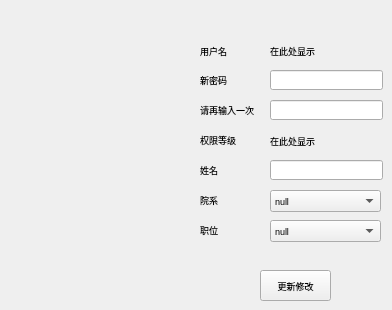
      <widget class="QWidget" name="tab_self">
       <attribute name="title">
        <string>个人信息管理</string>
       </attribute>
       <widget class="QLineEdit" name="lineEdit_self_password">
        <property name="geometry">
         <rect>
          <x>270</x>
          <y>70</y>
          <width>113</width>
          <height>20</height>
         </rect>
        </property>
        <property name="font">
         <font>
          <pointsize>7</pointsize>
         </font>
        </property>
        <property name="echoMode">
         <enum>QLineEdit::Password</enum>
        </property>
       </widget>
       <widget class="QLabel" name="label_38">
        <property name="geometry">
         <rect>
          <x>200</x>
          <y>40</y>
          <width>41</width>
          <height>21</height>
         </rect>
        </property>
        <property name="font">
         <font>
          <pointsize>7</pointsize>
         </font>
        </property>
        <property name="text">
         <string>用户名</string>
        </property>
       </widget>
       <widget class="QLabel" name="label_39">
        <property name="geometry">
         <rect>
          <x>200</x>
          <y>70</y>
          <width>41</width>
          <height>20</height>
         </rect>
        </property>
        <property name="font">
         <font>
          <pointsize>7</pointsize>
         </font>
        </property>
        <property name="text">
         <string>新密码</string>
        </property>
       </widget>
       <widget class="QLabel" name="label_40">
        <property name="geometry">
         <rect>
          <x>200</x>
          <y>100</y>
          <width>71</width>
          <height>20</height>
         </rect>
        </property>
        <property name="font">
         <font>
          <pointsize>7</pointsize>
         </font>
        </property>
        <property name="text">
         <string>请再输入一次</string>
        </property>
       </widget>
       <widget class="QLineEdit" name="lineEdit_self_password_2">
        <property name="geometry">
         <rect>
          <x>270</x>
          <y>100</y>
          <width>113</width>
          <height>20</height>
         </rect>
        </property>
        <property name="font">
         <font>
          <pointsize>7</pointsize>
         </font>
        </property>
        <property name="echoMode">
         <enum>QLineEdit::Password</enum>
        </property>
       </widget>
       <widget class="QLabel" name="label_53">
        <property name="geometry">
         <rect>
          <x>200</x>
          <y>130</y>
          <width>71</width>
          <height>20</height>
         </rect>
        </property>
        <property name="font">
         <font>
          <pointsize>7</pointsize>
         </font>
        </property>
        <property name="text">
         <string>权限等级</string>
        </property>
       </widget>
       <widget class="QLabel" name="label_54">
        <property name="geometry">
         <rect>
          <x>200</x>
          <y>190</y>
          <width>71</width>
          <height>20</height>
         </rect>
        </property>
        <property name="font">
         <font>
          <pointsize>7</pointsize>
         </font>
        </property>
        <property name="text">
         <string>院系</string>
        </property>
       </widget>
       <widget class="QComboBox" name="comboBox_self_school">
        <property name="geometry">
         <rect>
          <x>270</x>
          <y>190</y>
          <width>111</width>
          <height>22</height>
         </rect>
        </property>
        <property name="font">
         <font>
          <pointsize>7</pointsize>
         </font>
        </property>
        <item>
         <property name="text">
          <string>null</string>
         </property>
        </item>
        <item>
         <property name="text">
          <string>中国语言文学系</string>
         </property>
        </item>
        <item>
         <property name="text">
          <string>历史学系</string>
         </property>
        </item>
        <item>
         <property name="text">
          <string>哲学系</string>
         </property>
        </item>
        <item>
         <property name="text">
          <string>政治学系</string>
         </property>
        </item>
        <item>
         <property name="text">
          <string>法学院</string>
         </property>
        </item>
        <item>
         <property name="text">
          <string>马克思主义学院</string>
         </property>
        </item>
        <item>
         <property name="text">
          <string>社会发展学院</string>
         </property>
        </item>
        <item>
         <property name="text">
          <string>外语学院</string>
         </property>
        </item>
        <item>
         <property name="text">
          <string>国际汉语文化学院</string>
         </property>
        </item>
        <item>
         <property name="text">
          <string>教育信息技术学系</string>
         </property>
        </item>
        <item>
         <property name="text">
          <string>心理与认知科学学院</string>
         </property>
        </item>
        <item>
         <property name="text">
          <string>特殊教育学系</string>
         </property>
        </item>
        <item>
         <property name="text">
          <string>教育康复学系</string>
         </property>
        </item>
        <item>
         <property name="text">
          <string>体育与健康学院</string>
         </property>
        </item>
        <item>
         <property name="text">
          <string>传播学院</string>
         </property>
        </item>
        <item>
         <property name="text">
          <string>美术学院</string>
         </property>
        </item>
        <item>
         <property name="text">
          <string>音乐学院</string>
         </property>
        </item>
        <item>
         <property name="text">
          <string>设计学院</string>
         </property>
        </item>
        <item>
         <property name="text">
          <string>数学科学学院</string>
         </property>
        </item>
        <item>
         <property name="text">
          <string>物理与电子科学学院</string>
         </property>
        </item>
        <item>
         <property name="text">
          <string>化学与分子工程学院</string>
         </property>
        </item>
        <item>
         <property name="text">
          <string>地理科学学院</string>
         </property>
        </item>
        <item>
         <property name="text">
          <string>生态与环境科学学院</string>
         </property>
        </item>
        <item>
         <property name="text">
          <string>城市与区域科学学院</string>
         </property>
        </item>
        <item>
         <property name="text">
          <string>生命科学学院</string>
         </property>
        </item>
        <item>
         <property name="text">
          <string>计算机科学与技术学院</string>
         </property>
        </item>
        <item>
         <property name="text">
          <string>通信与电子工程学院</string>
         </property>
        </item>
        <item>
         <property name="text">
          <string>国际关系与地区发展研究院</string>
         </property>
        </item>
        <item>
         <property name="text">
          <string>河口海岸科学研究院</string>
         </property>
        </item>
        <item>
         <property name="text">
          <string>精密光谱科学与技术国家重点实验室</string>
         </property>
        </item>
        <item>
         <property name="text">
          <string>教育专业学位管理中心</string>
         </property>
        </item>
        <item>
         <property name="text">
          <string>教育学部</string>
         </property>
        </item>
        <item>
         <property name="text">
          <string>教育管理学系</string>
         </property>
        </item>
        <item>
         <property name="text">
          <string>经济与管理学部专业学位教育中心</string>
         </property>
        </item>
        <item>
         <property name="text">
          <string>经济学院</string>
         </property>
        </item>
        <item>
         <property name="text">
          <string>工商管理学院</string>
         </property>
        </item>
        <item>
         <property name="text">
          <string>公共管理学院</string>
         </property>
        </item>
        <item>
         <property name="text">
          <string>统计学院</string>
         </property>
        </item>
        <item>
         <property name="text">
          <string>软件工程学院</string>
         </property>
        </item>
        <item>
         <property name="text">
          <string>教师教育学院</string>
         </property>
        </item>
        <item>
         <property name="text">
          <string>数据科学与工程学院</string>
         </property>
        </item>
        <item>
         <property name="text">
          <string>亚欧商学院</string>
         </property>
        </item>
        <item>
         <property name="text">
          <string>教育心理学系</string>
         </property>
        </item>
        <item>
         <property name="text">
          <string>物理与电子科学学院电子科学系</string>
         </property>
        </item>
       </widget>
       <widget class="QLabel" name="label_55">
        <property name="geometry">
         <rect>
          <x>200</x>
          <y>220</y>
          <width>71</width>
          <height>20</height>
         </rect>
        </property>
        <property name="font">
         <font>
          <pointsize>7</pointsize>
         </font>
        </property>
        <property name="text">
         <string>职位</string>
        </property>
       </widget>
       <widget class="QComboBox" name="comboBox_self_position">
        <property name="geometry">
         <rect>
          <x>270</x>
          <y>220</y>
          <width>111</width>
          <height>22</height>
         </rect>
        </property>
        <property name="font">
         <font>
          <pointsize>7</pointsize>
         </font>
        </property>
        <item>
         <property name="text">
          <string>null</string>
         </property>
        </item>
        <item>
         <property name="text">
          <string>本科在读</string>
         </property>
        </item>
        <item>
         <property name="text">
          <string>硕士在读</string>
         </property>
        </item>
        <item>
         <property name="text">
          <string>博士在读</string>
         </property>
        </item>
        <item>
         <property name="text">
          <string>讲师</string>
         </property>
        </item>
        <item>
         <property name="text">
          <string>副教授</string>
         </property>
        </item>
        <item>
         <property name="text">
          <string>教授</string>
         </property>
        </item>
       </widget>
       <widget class="QPushButton" name="pushButton_self_update">
        <property name="geometry">
         <rect>
          <x>260</x>
          <y>270</y>
          <width>71</width>
          <height>31</height>
         </rect>
        </property>
        <property name="font">
         <font>
          <pointsize>7</pointsize>
         </font>
        </property>
        <property name="text">
         <string>更新修改</string>
        </property>
       </widget>
       <widget class="QLabel" name="label_self_level">
        <property name="geometry">
         <rect>
          <x>270</x>
          <y>130</y>
          <width>111</width>
          <height>21</height>
         </rect>
        </property>
        <property name="font">
         <font>
          <pointsize>7</pointsize>
         </font>
        </property>
        <property name="text">
         <string>在此处显示</string>
        </property>
       </widget>
       <widget class="QLineEdit" name="lineEdit_self_name">
        <property name="geometry">
         <rect>
          <x>270</x>
          <y>160</y>
          <width>113</width>
          <height>20</height>
         </rect>
        </property>
        <property name="font">
         <font>
          <pointsize>7</pointsize>
         </font>
        </property>
        <property name="echoMode">
         <enum>QLineEdit::Normal</enum>
        </property>
       </widget>
       <widget class="QLabel" name="label_41">
        <property name="geometry">
         <rect>
          <x>200</x>
          <y>160</y>
          <width>71</width>
          <height>20</height>
         </rect>
        </property>
        <property name="font">
         <font>
          <pointsize>7</pointsize>
         </font>
        </property>
        <property name="text">
         <string>姓名</string>
        </property>
       </widget>
       <widget class="QLabel" name="label_self_username">
        <property name="geometry">
         <rect>
          <x>270</x>
          <y>40</y>
          <width>111</width>
          <height>21</height>
         </rect>
        </property>
        <property name="font">
         <font>
          <pointsize>7</pointsize>
         </font>
        </property>
        <property name="text">
         <string>在此处显示</string>
        </property>
       </widget>
      </widget>
